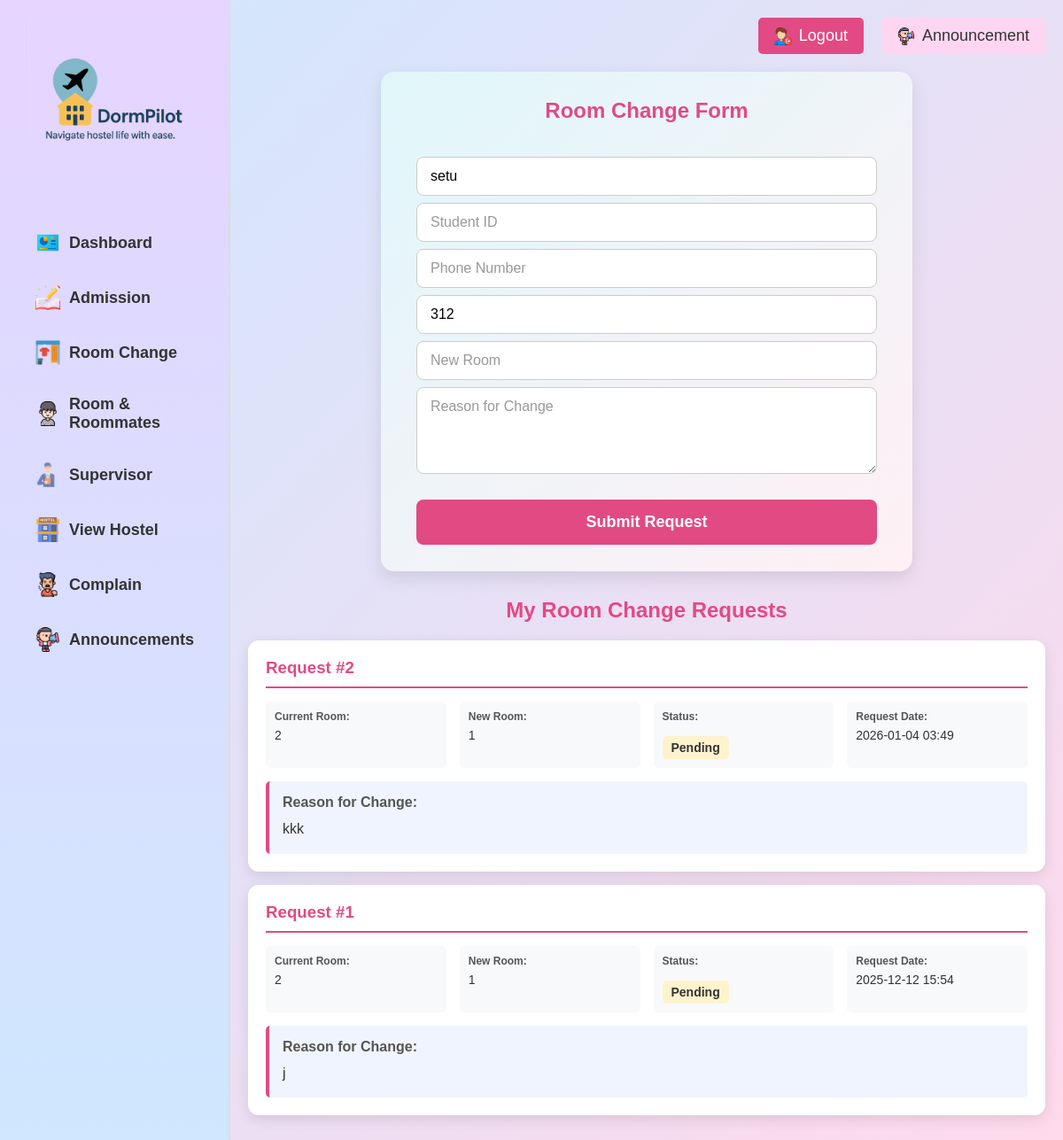
The app's page /student_room_change.php (signed in), older data.
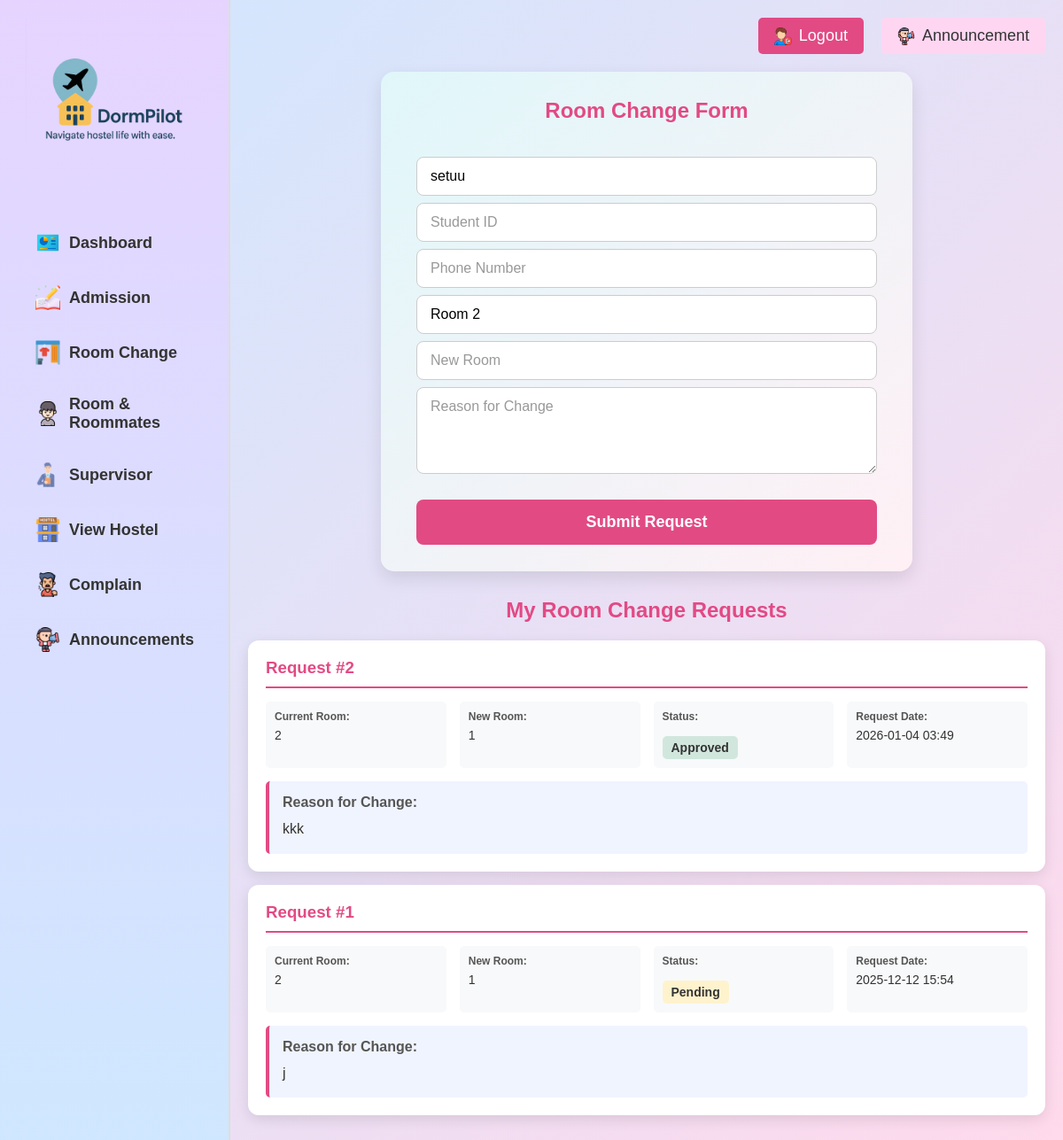
The same page, newer data.
### tables this page shows
CREATE TABLE `profile` (
  `id` int(11) NOT NULL,
  `user_id` int(11) NOT NULL,
  `fullname` varchar(100) NOT NULL,
  `email` varchar(100) NOT NULL,
  `phone` varchar(20) NOT NULL,
  `room` varchar(20) DEFAULT NULL,
  `password` varchar(255) DEFAULT NULL,
  `created_at` timestamp NOT NULL DEFAULT current_timestamp(),
  `updated_at` timestamp NOT NULL DEFAULT current_timestamp() ON UPDATE current_timestamp()
);

CREATE TABLE `room_change_requests` (
  `id` int(11) NOT NULL,
  `user_id` int(11) NOT NULL,
  `student_name` varchar(100) NOT NULL,
  `student_id` varchar(50) NOT NULL,
  `phone` varchar(20) NOT NULL,
  `current_room` varchar(50) NOT NULL,
  `new_room` varchar(50) NOT NULL,
  `reason` text NOT NULL,
  `status` varchar(20) DEFAULT 'pending',
  `request_date` timestamp NOT NULL DEFAULT current_timestamp()
);

CREATE TABLE `rooms` (
  `id` int(11) NOT NULL,
  `room_number` varchar(50) NOT NULL,
  `block` varchar(50) DEFAULT NULL,
  `capacity` int(11) NOT NULL,
  `occupancy` int(11) DEFAULT 0,
  `status` varchar(20) DEFAULT 'available',
  `image` varchar(255) DEFAULT NULL,
  `created_at` timestamp NOT NULL DEFAULT current_timestamp()
);

### student_room_change.php (the view, shortened to what this page needs)
<?php
include "db.php";
$user_id = $_SESSION["user_id"];
$room_query = "SELECT r.room_number
               FROM room_assignments ra
               JOIN rooms r ON ra.room_id = r.id
               WHERE ra.user_id = $user_id
               LIMIT 1";
$room_result = $conn->query($room_query);
$current_room = "";
if($room_result && $room_result->num_rows > 0){
    $current_room = $room_result->fetch_assoc()["room_number"];
} else {
    $profile = $conn->query("SELECT room FROM profile WHERE user_id = $user_id")->fetch_assoc();
    $current_room = $profile["room"] ?? "";
}
$my_requests = $conn->query("SELECT * FROM room_change_requests WHERE user_id = $user_id ORDER BY request_date DESC");
$fullname = $_SESSION["fullname"];
?>
<!DOCTYPE html>
<html lang="en">
<head>
</head>
<body>
<div class="sidebar">
    <img src="logo.png" class="logo" alt="Logo">
    <div class="menu">
        <a href="student_dashboard.php"><img src="icons/dashboard.png" class="menu-icon">Dashboard</a>
        <a href="student_admission.php"><img src="icons/admission.png" class="menu-icon">Admission</a>
        <a href="student_room_change.php"><img src="icons/room.png" class="menu-icon">Room Change</a>
        <a href="student_roommates.php"><img src="icons/profile.png" class="menu-icon">Room & Roommates</a>
        <a href="student_chat.php"><img src="icons/supervisor.png" class="menu-icon">Supervisor</a>
        <a href="student_hostel.php"><img src="icons/hostel.png" class="menu-icon">View Hostel</a>
        <a href="student_complaints.php"><img src="icons/complain.png" class="menu-icon">Complain</a>
        <a href="student_announcements.php"><img src="icons/announcement.png" class="menu-icon">Announcements</a>
    </div>
</div>
<div class="main-content">
    <div class="top-bar">
        <form action="logout.php" method="post" style="margin:0;">
            <button type="submit" class="logout">
                <img src="icons/logout.png" alt="Logout Icon"> Logout
            </button>
        </form>
         <a href="student_announcements.php" class="announcement">
            <img src="icons/announcement.png" alt="Announcement Icon"> Announcement
        </a>
    </div>
    <div class="roomchange-form">
        <h2>Room Change Form</h2>
        <form method="POST">
            <input type="text" name="student_name" placeholder="Student Name" value="<?php echo htmlspecialchars($fullname); ?>" required>
            <input type="text" name="student_id" placeholder="Student ID" required>
            <input type="text" name="phone" placeholder="Phone Number" required>
            <input type="text" name="current_room" placeholder="Current Room" value="<?php echo htmlspecialchars($current_room); ?>" required>
            <input type="text" name="new_room" placeholder="New Room" required>
            <textarea name="reason" placeholder="Reason for Change" rows="4" required></textarea>
            <button type="submit" name="submit_request">Submit Request</button>
        </form>
    </div>
    <?php if($my_requests->num_rows > 0): ?>
    <div class="requests-list">
        <h2 style="text-align:center; color:#e24a84; margin-bottom:20px;">My Room Change Requests</h2>
        <?php while($req = $my_requests->fetch_assoc()): ?>
        <div class="request-card">
            <h3>Request #<?php echo $req["id"]; ?></h3>
            <div class="request-info">
                <div>
                    <label>Current Room:</label>
                    <span><?php echo htmlspecialchars($req["current_room"]); ?></span>
                </div>
                <div>
                    <label>New Room:</label>
                    <span><?php echo htmlspecialchars($req["new_room"]); ?></span>
                </div>
                <div>
                    <label>Status:</label>
                    <span><span class="status-badge status-<?php echo $req["status"]; ?>"><?php echo ucfirst($req["status"]); ?></span></span>
                </div>
                <div>
                    <label>Request Date:</label>
                    <span><?php echo date("Y-m-d H:i", strtotime($req["request_date"])); ?></span>
                </div>
            </div>
            <div class="reason-box">
                <label>Reason for Change:</label>
                <div class="reason-text"><?php echo nl2br(htmlspecialchars($req["reason"])); ?></div>
            </div>
        </div>
        <?php endwhile; ?>
    </div>
    <?php endif; ?>
</div>
</body>
</html>

Row changes from the older to the newer data that the page shows:
no longer on this page (row edited): profile: current_room "312"
added rooms: current_room "Room 2"
changed room_change_requests "kkk": status "Pending" → "Approved"
Text that changed along with them:
form field student_name: "setu" → "setuu"
